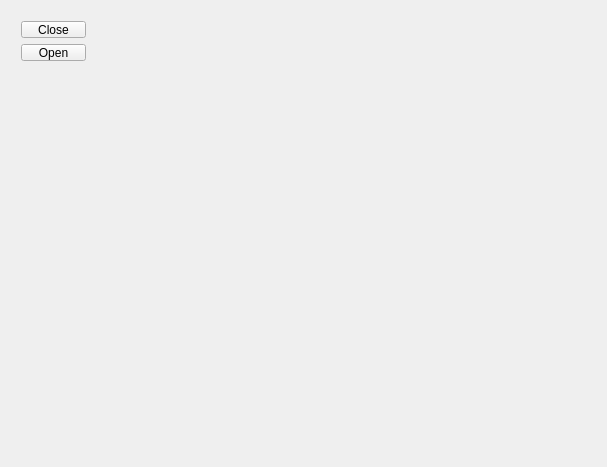
<?xml version="1.0" encoding="UTF-8"?>
<ui version="4.0">
 <class>MainWindow</class>
 <widget class="QMainWindow" name="MainWindow">
  <property name="geometry">
   <rect>
    <x>0</x>
    <y>0</y>
    <width>607</width>
    <height>467</height>
   </rect>
  </property>
  <property name="windowTitle">
   <string>MainWindow</string>
  </property>
  <widget class="QWidget" name="centralWidget">
   <widget class="QWidget" name="">
    <property name="geometry">
     <rect>
      <x>10</x>
      <y>10</y>
      <width>87</width>
      <height>62</height>
     </rect>
    </property>
    <layout class="QVBoxLayout" name="verticalLayout">
     <item>
      <widget class="QPushButton" name="btnClose">
       <property name="text">
        <string>Close</string>
       </property>
      </widget>
     </item>
     <item>
      <widget class="QPushButton" name="btnOpen">
       <property name="text">
        <string>Open</string>
       </property>
      </widget>
     </item>
    </layout>
   </widget>
  </widget>
  <widget class="QMenuBar" name="menuBar">
   <property name="geometry">
    <rect>
     <x>0</x>
     <y>0</y>
     <width>607</width>
     <height>25</height>
    </rect>
   </property>
  </widget>
 </widget>
 <layoutdefault spacing="6" margin="11"/>
 <resources/>
 <connections/>
</ui>
